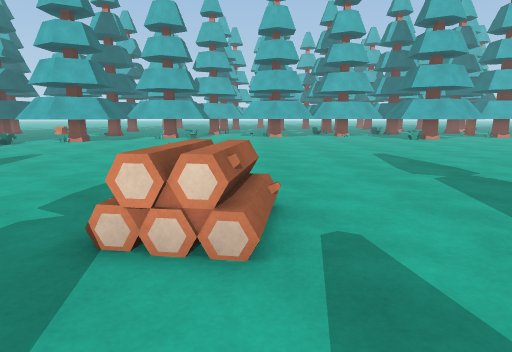
view 1 (above)

24 first-person views from a walk through a Unity game level. The camera is 1.2 m above the floor, tilts 10° down and sees 75° across. The floor is counted in squares, 1 m on a side. Each view is taken from the middle of a square. On the plan, view 1 faces up. The plan holds only what a view shows up to about 14 squares ahead; the rest is blank. The place goes on beyond the plan. Surface patterns are stand-ins for the level's own textures.

view 2
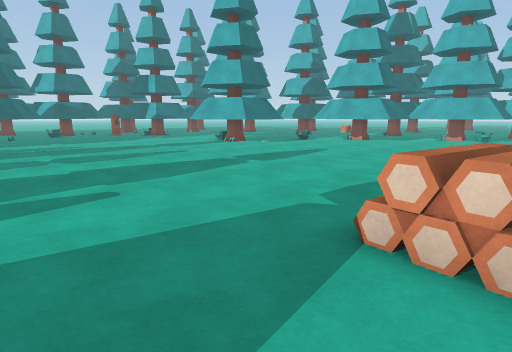

view 3
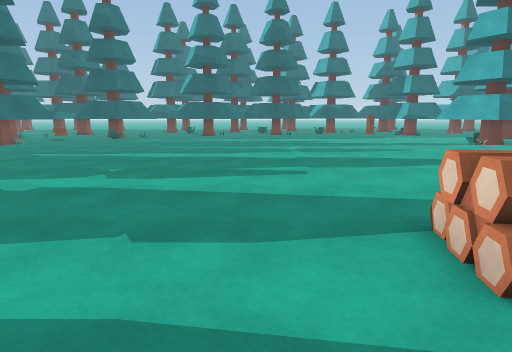

view 4
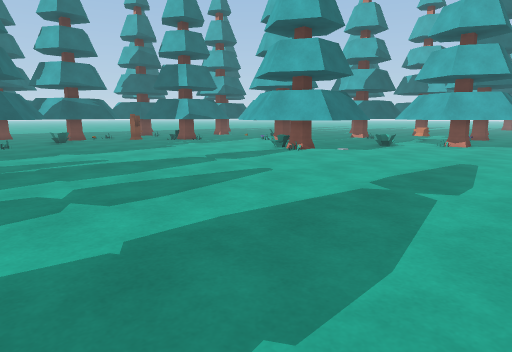

view 5
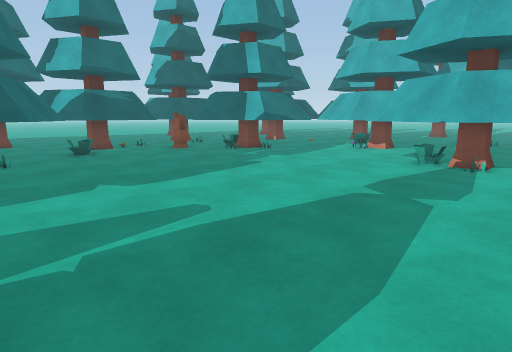

view 6
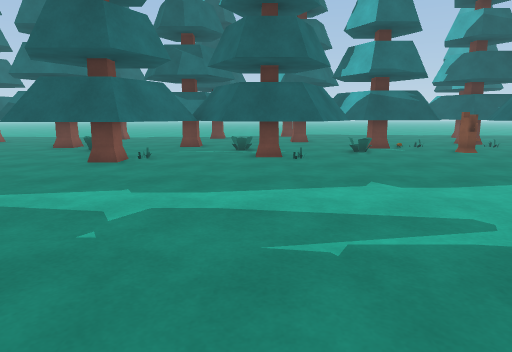

view 7
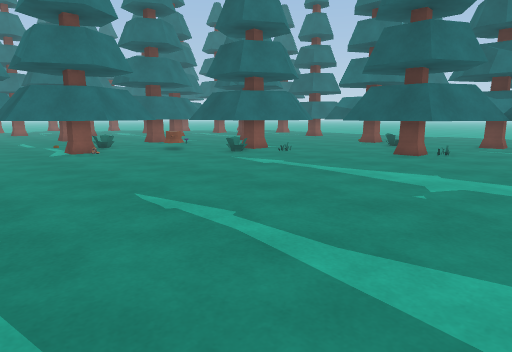

view 8
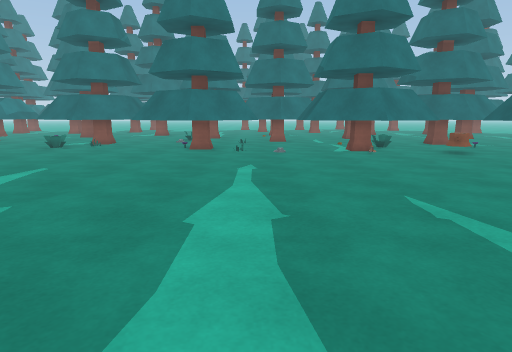

view 9
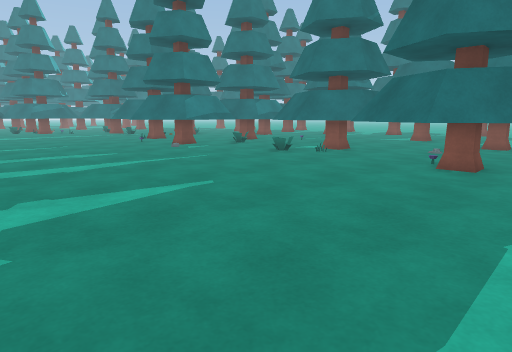

view 10
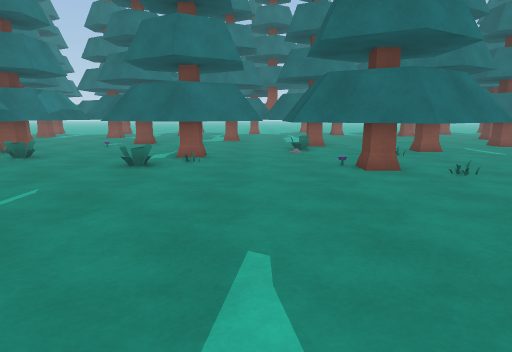

view 11
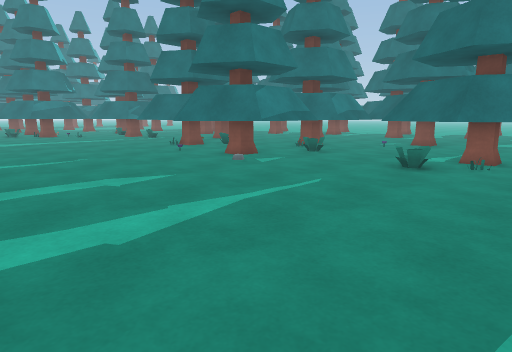

view 12
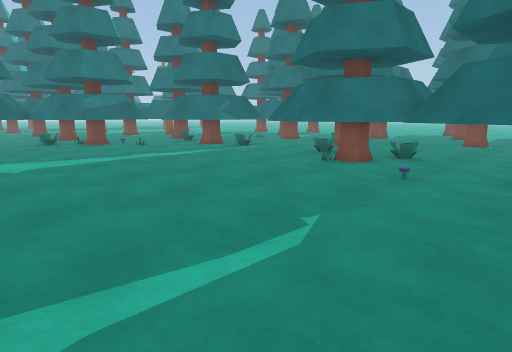

view 13
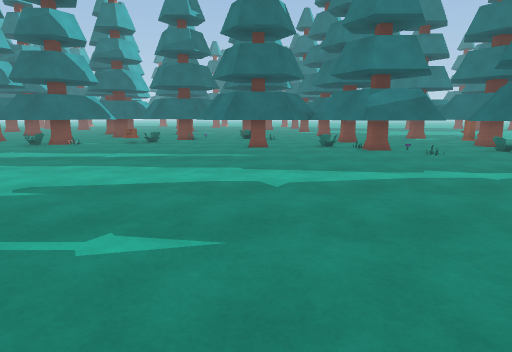

view 14
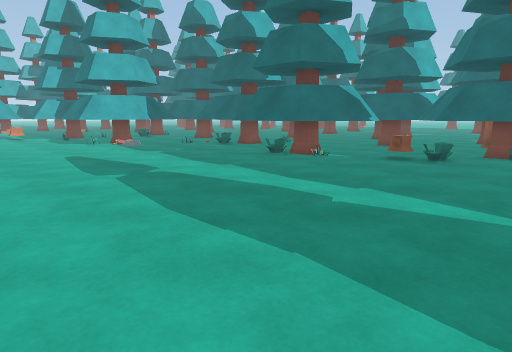

view 15
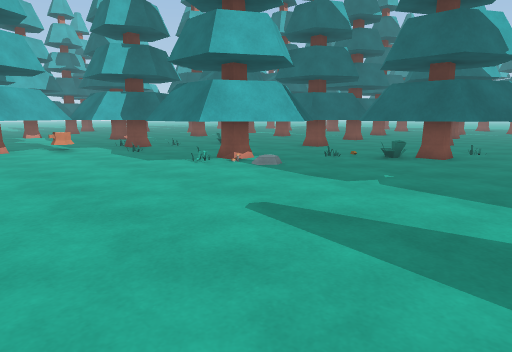

view 16
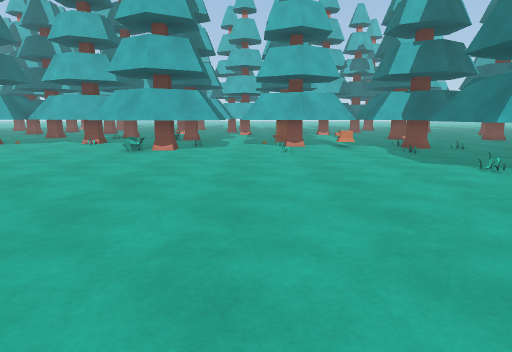

view 17
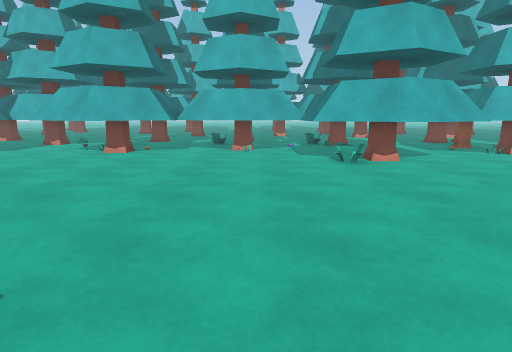

view 18
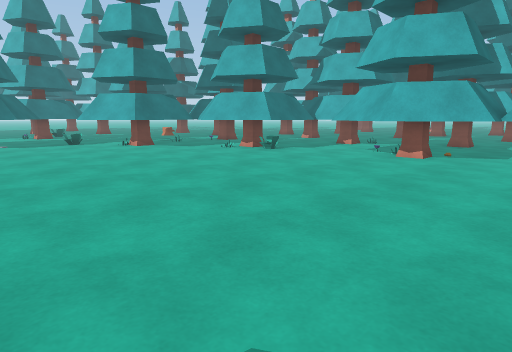

view 19
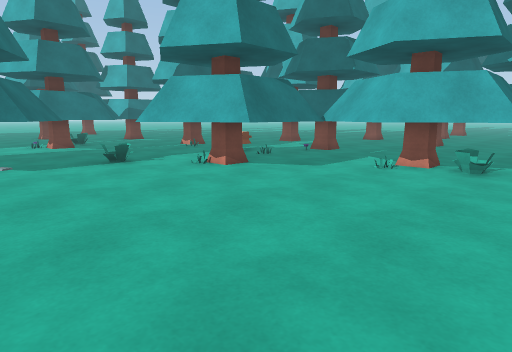

view 20
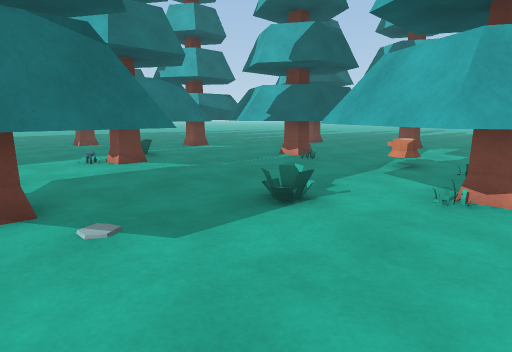

view 21
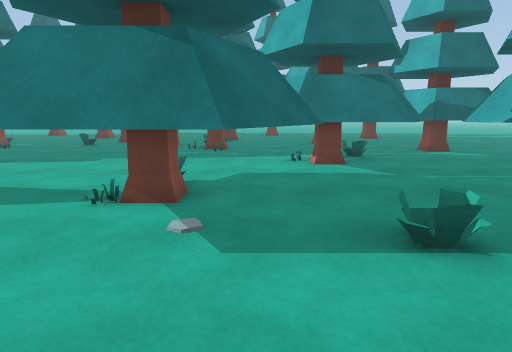

view 22
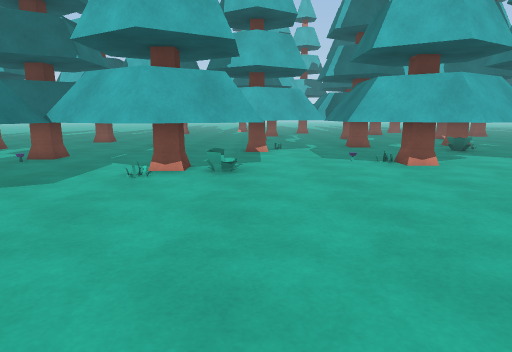

view 23
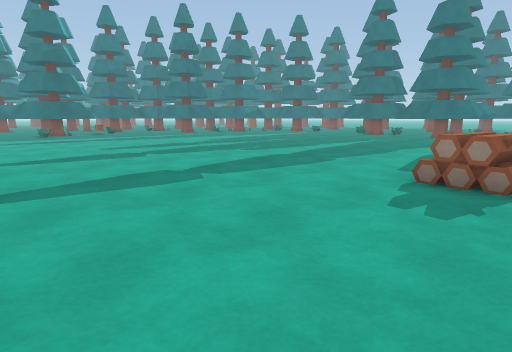

view 24
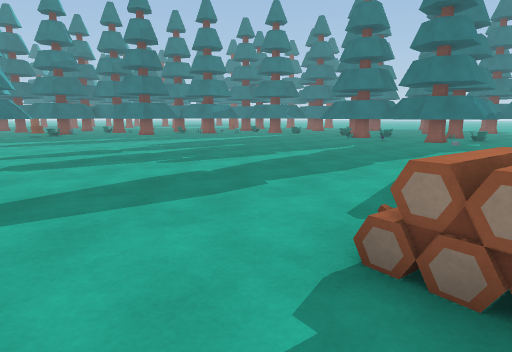

### Floor plan
Key: @ floor where view 1 was taken; . floor; = window, fence, low wall or low ledge; T pine tree; S stump; O other object.
Columns run from 24 left of view 1 to 25 right of it. Each row starts with its distance up from view 1.
 24           TTTT T   TTTT TTT OOOOTT    TT
 23           TT  TTT  TTTTT    TTT TTTT  ST
 22              TTTT  TTTTTTTOTTTTTTTT  OST
 21    TTT   TTT.TTOT TTTT.TOTTTTTTO     TTTT
 20    TTTT TTTT.STTTTTTTT.TTTTTTTT TTTT TTTT TTTT
 19   TTTTTTTTTT.S   TTTTT.TTTTT.TT.TTTTTTTTTTTTTT
 18    TTTTTTTTT. TTTTTTT....T......TTTTT.TTTTTTTT
 17        TTT...TTTTT.T............TTTT.......T
 16       TTTT...TTTTT...............TT........
 15       TTTT...TTTTT........................TTT  TTT
 14      TOTTT.T...T..........................TTTT TTT
 13 T  TTTTTT TTTT............................TTTT TTT
 12 T TTTT.T.TTTTT............................TTTT OTT
 11 T TTTT...TTTTT.............................TT.TOT
 10 TSTTTT...TTTTT.......  .......................TTTT
  9 TSST.......T......... ........................TTTT
  8 OTT...........................................TTTT
  7 TTT..........................................  TT
  6 TTT.........................................TTTT
  5 TT T...................=....................TTTTTT
  4   TTT..................==...................TTTTTT
  3  TTTTT.................==....................TTT T
  2  TTTTT........................................TSTT
  1 T TTTT.........................................TTT
  0 TT  TT..................@......................TTT
 -1 TTTTTTT.................. .....................T
 -2 TTTTTTT.................  ..................TT
 -3  . TTTT....................................TTT
 -4 TT TT .....................................TT T
 -5 TT   TT....................................TTTT
 -6 TT  TTTT...................................TTT
 -7 TT  TTTTT.................................TTT
 -8     TTTTT.TTT....T..........T............TTTTT
 -9      TTTSTTTTT..TTT.......TTTTT..T.......TTTTT
-10        .S TTTT.TTTTT......TTTTTOTTTT....TTTOT
-11       OTT TTTT. TTOT.TTT..TTTTTTTTT ...TTTT
-12      TTTT  TT . TTTTTTTTT.TTTTTTTTT ..TTT T TT
-13       TTT    TT  T .TTTTT..    TTTT  .TT    TTT
-14             TTTT ...TTTTT..TTTT    T T      TT
-15             TTT    . TTT ..TTT    TTTT
-16           TT    TTTTT     OTTT    T
-17          TTT    TTTT    TTOT
-18           TT     TT     TTT    TTT

Where each view was taken, in squares from view 1:
view 1: 0 up, 0 right, facing up
view 2: 0 up, 0 right, facing up-left
view 3: 1 up, 2 right, facing left
view 4: 1 up, 5 left, facing up-left
view 5: 2 up, 11 left, facing up-left
view 6: 2 up, 11 left, facing left
view 7: 2 up, 9 left, facing down-left
view 8: 2 up, 9 left, facing down
view 9: 2 down, 9 left, facing down-right
view 10: 3 down, 4 left, facing down
view 11: 3 down, 4 left, facing down-right
view 12: 3 down, 4 right, facing down-right
view 13: 4 down, 7 right, facing right
view 14: 2 down, 13 right, facing up-right
view 15: 6 up, 13 right, facing up-right
view 16: 6 up, 13 right, facing up
view 17: 9 up, 6 right, facing up
view 18: 10 up, 5 right, facing up-left
view 19: 11 up, 2 left, facing up-left
view 20: 11 up, 8 left, facing up-left
view 21: 13 up, 8 left, facing left
view 22: 12 up, 3 left, facing up
view 23: 11 up, 2 left, facing down-right
view 24: 7 up, 1 left, facing down-right
